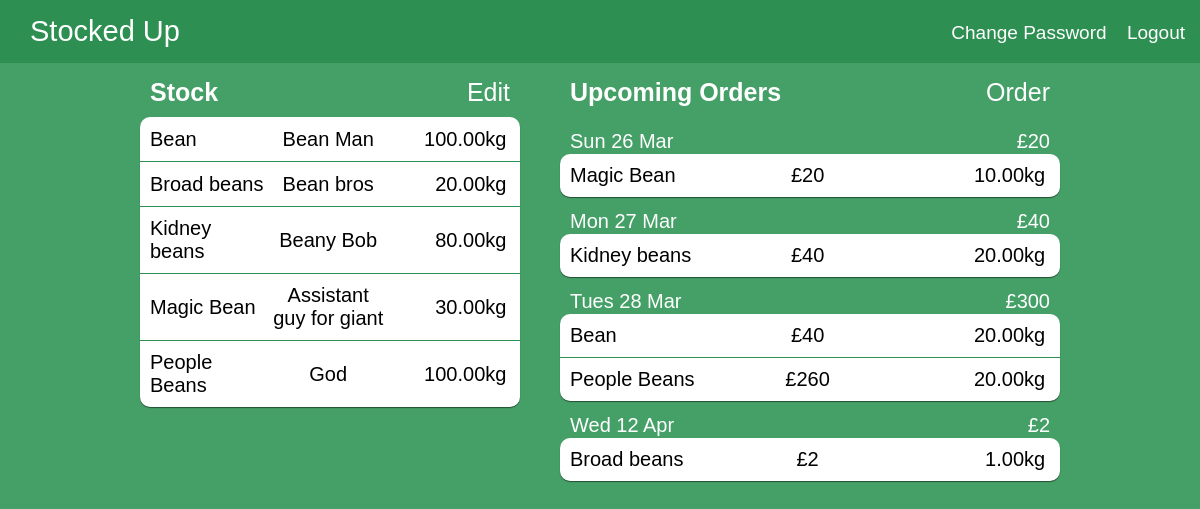
The page /stock (signed in) on the database its author committed.
### stockedup/models.py (models this page shows, shortened)
class Supplier(models.Model):
    name = models.CharField(max_length=128)
    email = models.EmailField(unique=True)
    def __str__(self):
        return self.name

class Item(models.Model):
    user = models.ForeignKey(User)
    supplier = models.ForeignKey(Supplier)
    name = models.CharField(max_length=128)
    rate = models.DecimalField(default=0, decimal_places=2, max_digits=10)
    cost = models.DecimalField(default=0, decimal_places=2, max_digits=10)
    stock = models.DecimalField(default=0, decimal_places=2, max_digits=10)
    lastUpdated = models.DateField(default=date.today)
    class Meta:
        unique_together = ("user", "supplier", "name")

### stockedup/views.py (the view)
# urls.py: url(r'^stock', views.stock, name='stock'),
@login_required
def stock(request):
	currentUser = request.user
	items = filter(lambda x: x.user == currentUser, Item.objects.all())  # Filters items to only the current user
	contextDict = {'stock': [], 'orders': []}
	datedOrders = {}
	orders = []
	for item in items:
		contextDict['stock'] += [
			{'name': item.name, 'from': item.supplier, 'kgpw': item.rate, 'amount': item.stock, 'ppkg': 2}]
		if item.rate != 0:
			orders += [(int(item.stock / item.rate), item)]  # Creates tuple: order = (Days Left, Item)
	orders = sorted(orders, key=lambda order: order[0])  # Sort by days lasting
	days = ("Mon", "Tues", "Wed", "Thurs", "Fri", "Sat", "Sun")
	months = ("Jan", "Feb", "Mar", "Apr", "May", "Jun", "Jul", "Aug", "Sep", "Oct", "Nov", "Dec")
	for order in orders:
		orderDate = datetime.date.today() + datetime.timedelta(order[0])  # Find reorder date
		stringDate = str(days[orderDate.weekday()]) + ' ' + str(orderDate.day) + ' ' + str(months[orderDate.month - 1])
		datedOrders[stringDate] = {'total': 0,
								   'orders': datedOrders.get(stringDate, {'orders': []})['orders'] + [
									   {'name': order[1].name,
										'from': order[1].supplier,
										'cost': round(order[1].cost*order[1].rate), 'amount': order[1].rate}]}
	for day in datedOrders:
		tempList = []
		total = 0
		for order in datedOrders[day]['orders']:
			total += order['cost']  # Sums up cost
			tempList += [order]
		contextDict['orders'] += [{'date': day, 'total': total, 'orders': tempList}]
	contextDict['orders'] = sorted(contextDict['orders'], key=lambda k: months.index(k['date'].split(' ')[2]))
	return render(request, 'stockedup/stock.html', context=contextDict)

### templates/stockedup/stock.html (shortened to what this page needs)
{% extends 'stockedup/base.html' %}
{% load staticfiles %}
{% block body_block %}
	<div id="fixedbox">
		<div id="currentStock" class="stockbox">
			<span><h1>Stock</h1><a class="edit">Edit</a></span>
			<li>
				{% for item in stock %}
					<ul class="itemrow" data-kgpw="{{ item.kgpw }}" data-ppkg="{{ item.ppkg }}" data-fromemail="{{ item.from.email }}"><span data-type="name">{{ item.name }}</span><span data-type="from">{{ item.from }}</span><span data-type="amount">{{ item.amount }}kg</span></ul>
				{% endfor %}
			</li>
		</div>
		<div id="upcomingOrders" class="stockbox">
			<span><h1>Upcoming Orders</h1><a id="sendorder">Order</a></span>
			<li>
				{% for day in orders %}
					<ul>
						<h2><span>{{ day.date }}</span><span id="amount">£{{ day.total }}</span></h2>
						<li>
							{% for order in day.orders %}
								<ul><span>{{ order.name }}</span><span>£{{ order.cost }}</span><span>{{ order.amount }}kg</span></ul>
							{% endfor %}
						</li>
					</ul>
				{% endfor %}
			</li>
		</div>
	</div>
{% endblock %}

### static/stockedup/css/style.css (style rules this page uses)
html { font-family: sans-serif; font-size: 20px; }
body { margin: 0px; background-color: #45a067; }
@media (min-width: 930px) { div#fixedbox { margin-left: calc(50% - 465px); } }
div#currentStock { width: 380px; margin-right: 30px; }
div#upcomingOrders { width: 500px; float: right; }
#currentStock h1,#upcomingOrders h1 { font-weight: 600; margin: 0px; display: inline-block; color: #fff; font-size: 25px; }
#currentStock li { background-color: #fff; border-radius: 10px; box-shadow: 0px 1px 1px rgba(0,0,0,0.5); display: block; }
#currentStock a { font-weight: 300; float: right; cursor: pointer; }
.stockbox { display: inline-block; margin: 5px; vertical-align: top; }
.stockbox > span { color: #fff; margin: 10px; display: block; font-size: 25px; }
.stockbox ul { display: inline-block; width: calc(100% - 20px); margin: 0px; padding: 10px; border-bottom: 1px solid #2e8f52; }
.stockbox ul span { display: inline-block; text-align: center; vertical-align: middle; width: 33%; font-size: 20px; }
.stockbox ul span:first-child { text-align: left; }
.stockbox ul span:last-child { text-align: right; }
#upcomingOrders li { display: block; }
#upcomingOrders > li > ul { border: none; padding: 0px; color: #fff; font-size: 15px; width: 100%; }
.stockbox h2 { font-weight: inherit; margin: 10px; margin-bottom: 1px; }
#upcomingOrders li li { background: #fff; color: #000; border-radius: 10px; box-shadow: 0px 1px 1px rgba(0,0,0,0.5); }
#currentStock:not(.edit) ul:nth-last-child(2) { border: none; }
div#fixedbox { max-width: 930px; margin-bottom: 30px; }
a { color: #fff; text-decoration: none; }
#upcomingOrders ul:last-child { border: none; }
.stockbox ul h2 span { width: 50%; }
a#sendorder { font-weight: 300; float: right; cursor: pointer; }

### rows shown on the page
Supplier: name "Bean", from "Bean Man", amount "100.00", cost "40", amount "20.00"
Supplier: name "Broad beans", from "Bean bros", amount "20.00", cost "2", amount "1.00"
Supplier: name "Kidney beans", from "Beany Bob", amount "80.00", cost "40", amount "20.00"
Supplier: name "Magic Bean", from "Assistant guy for giant", amount "30.00", cost "20", amount "10.00"
Supplier: name "People Beans", from "God", amount "100.00", cost "260", amount "20.00"

### other values the page prints
{{ day.date }} "Sun 26 Mar" "Mon 27 Mar" "Tues 28 Mar" "Wed 12 Apr"
{{ day.total }} "20" "40" "300" "2"
